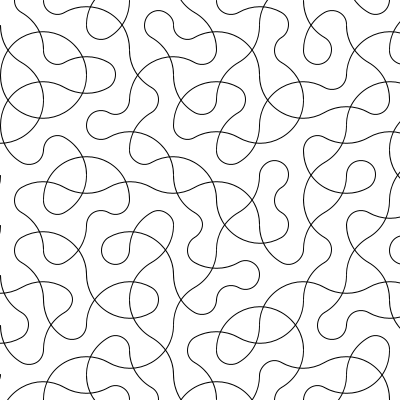
Frame 1 (no input)
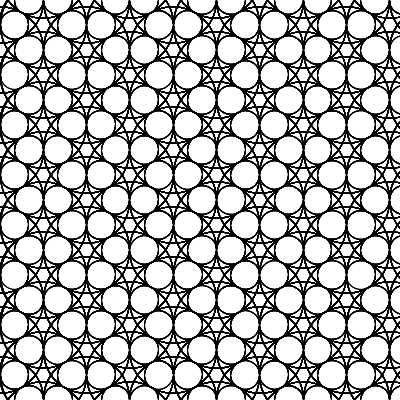
Frame 60 (the mouse pressed at the canvas centre just before this capture)
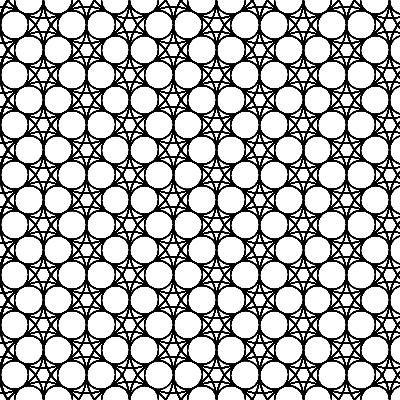
Frame 120 (the mouse held since frame 60 and released just before this capture)

The Processing sketch that drew these frames (run headless with seeded random() and noise(); from frame 60 on, the mouse is pressed at the canvas centre):

// Processing sketch: hextiles
// ── hextiles.pde
static final int arcCurvature = 3;
static final int tileSize = 50;

void setup() {
  size(400, 400);
  background(255, 255, 255);
  stroke(0);
  smooth();
  //noLoop();
  noFill();
  curveTightness(-0.5);
}

void draw() {
  float dx = tileSize * cos(radians(30)) * 2;
  int l = 0;
  for (float y = 0; y < height + tileSize; y += tileSize / 2) {
    for (float x = l % 2 * dx / 2; x < width + tileSize; x += dx) {
      //module1(x, y, tileSize, (int)random(6));
      module2(x, y, tileSize, (int)random(6));
    }
    l++;
  }
}

void module2(float cx, float cy, float size, int rotation) {
  translate(cx, cy);
  rotate(rotation * PI / 3);
  float smallArcRadius = size * tan(radians(30)) / 2;
  float bigArcRadius = size * cos(radians(30));
  arc(-size / (2 * cos(radians(30))), 0, smallArcRadius * 2, smallArcRadius * 2, -PI / 3, PI / 3);
  arc(bigArcRadius, -size / 2, bigArcRadius * 2, bigArcRadius * 2, 2 * PI / 3, PI);
  arc(bigArcRadius, size / 2, bigArcRadius * 2, bigArcRadius * 2, PI, 4 * PI / 3);
  rotate(-rotation * PI / 3);
  translate(-cx, -cy);
}

void module1(float cx, float cy, float size, int rotation) {
  float[] ssx = new float[6];
  float[] ssy = new float[6];
  float[] outx = new float[6];
  float[] outy = new float[6];
  float dx = size / 2 * cos(radians(30));
  float dy = size / 2 * sin(radians(30));
  setCoords(ssx, ssy, outx, outy, 0, cx, cy, 0, -size / 2);
  setCoords(ssx, ssy, outx, outy, 1, cx, cy, dx, -dy);
  setCoords(ssx, ssy, outx, outy, 2, cx, cy, dx, dy);
  setCoords(ssx, ssy, outx, outy, 3, cx, cy, 0, size / 2);
  setCoords(ssx, ssy, outx, outy, 4, cx, cy, -dx, dy);
  setCoords(ssx, ssy, outx, outy, 5, cx, cy, -dx, -dy);
  innerArc(ssx, ssy, outx, outy, 4, 5, rotation);
  innerArc(ssx, ssy, outx, outy, 0, 2, rotation);
  innerArc(ssx, ssy, outx, outy, 1, 3, rotation);
}

void innerArc(float[] ssx, float[] ssy, float[] outx, float[] outy, int sideStart, int sideEnd, int rotation) {
  curve(outx[rot(sideStart, rotation)], outy[rot(sideStart, rotation)],
  ssx[rot(sideStart, rotation)], ssy[rot(sideStart, rotation)],
  ssx[rot(sideEnd, rotation)], ssy[rot(sideEnd, rotation)],
  outx[rot(sideEnd, rotation)], outy[rot(sideEnd, rotation)]);
}

int rot(int base, int rotation) {
  return (base + rotation) % 6;
}

void setCoords(float[] ssx, float[] ssy, float[] outx, float[] outy, int i, float cx, float cy, float dx, float dy) {
  ssx[i] = cx + dx;
  ssy[i] = cy + dy;
  outx[i] = cx + arcCurvature * dx;
  outy[i] = cy + arcCurvature * dy;
}
